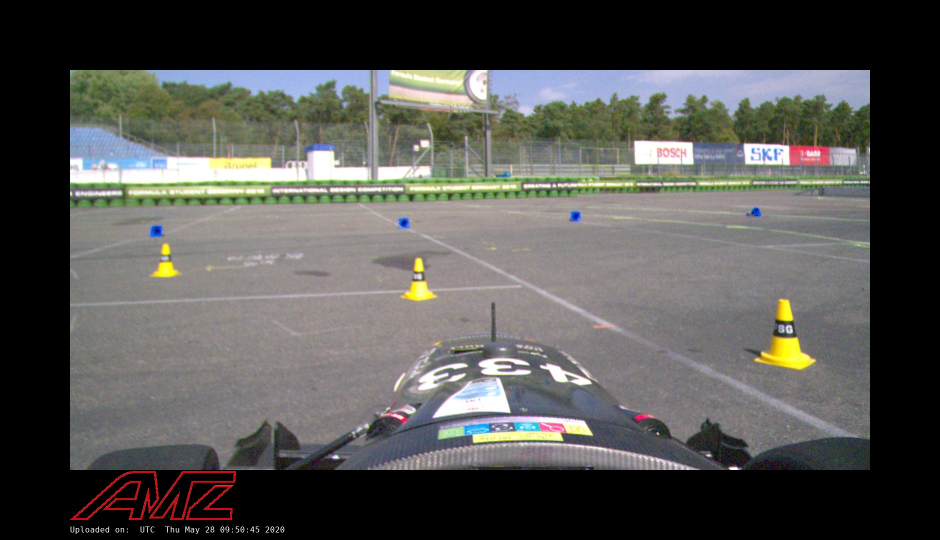
#> input picture Data/fsoco_sample/images/amz_00075.jpg, 1880 x 1080 px, found by its file name (shown at 1/2 size)
$ python color_mask_v1.py
#> lines starting #> are read from the running program, lines starting #| are printed output that depends on the picture; after the words box and inside, x2 and y2 are one past the last pixel; in counts of white or black regions, pixels touching at a corner belong together
import cv2 as cv
import numpy as np
import os

# clear terminal
os.system('cls||clear')

data_dir = r"Data\fsoco_sample"
img_name = "amz_00075.jpg"
# img_name = "ff_00258.png"

img_path = rf"{data_dir}\images\{img_name}"

img = cv.imread(img_path, cv.IMREAD_ANYCOLOR)
#> img is the input picture: shape (1080, 1880, 3); mean B, G, R 82.2, 84.9, 85.4
img_scale = cv.resize(img, (940, 540))
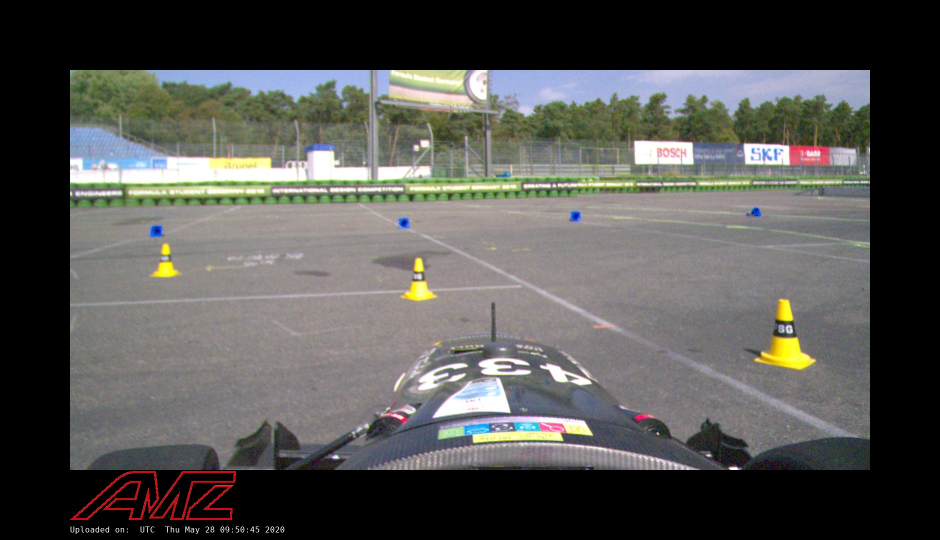
#> img_scale: shape (540, 940, 3); mean B, G, R 82.3, 85, 85.5
# convert to HSV as that's better for edge detection
hsv = cv.cvtColor(img_scale, cv.COLOR_BGR2HSV)
#> hsv: shape (540, 940, 3); mean H, S, V 50.9, 29.2, 91

#* REMINDER OpenCV uses H: 0-179, S: 0-255, V: 0-255
lower_bound = np.array([22, 95, 167])
upper_bound = np.array([50, 255, 255])
while True:
    filter = cv.inRange(hsv, lower_bound, upper_bound)
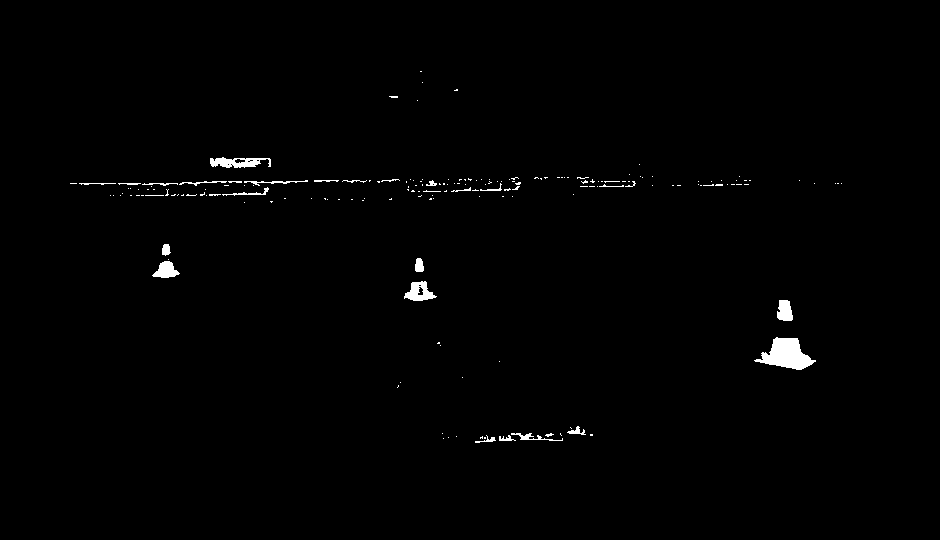
#> filter: shape (540, 940); 0.84% white; 179 white regions (153 under 20 px), largest, box (x1, y1, x2, y2) and area: (754, 337, 816, 370) 1113, (210, 157, 271, 168) 419, (404, 281, 437, 301) 370

    # use a bitwise and to look for points in our image that ONLY fall between our bounds
    masked = cv.bitwise_and(img_scale, img_scale, mask=filter)

    # Show image.
    cv.imshow("original", img_scale)
    # cv.imshow("B/W filter", filter)
    cv.imshow("Overlaid filter", masked)
    # Hold image until keypress, then delete
    cv.waitKey(0)
    cv.destroyWindow("Overlaid filter")


    os.system('cls||clear')
    print(f"previous lower was {lower_bound}")
    print(f"previous upper was {upper_bound}")
    lower_bound = []
    upper_bound = []
    for i in range(0, 3):
        inval = int(input(f"lower bound {i}: "))
        lower_bound.append(inval)
#> this loop made 3 passes; the answer given on pass 1: 3
    lower_bound = np.array(lower_bound)

    for i in range(0, 3):
        inval = int(input(f"Upper bound {i}: "))
        upper_bound.append(inval)
#> (the run stopped early here; a loop or call above may not have finished)

$ run again, with Data/fsoco_sample/images/ff_00258.png saved as Data/fsoco_sample/images/amz_00075.jpg
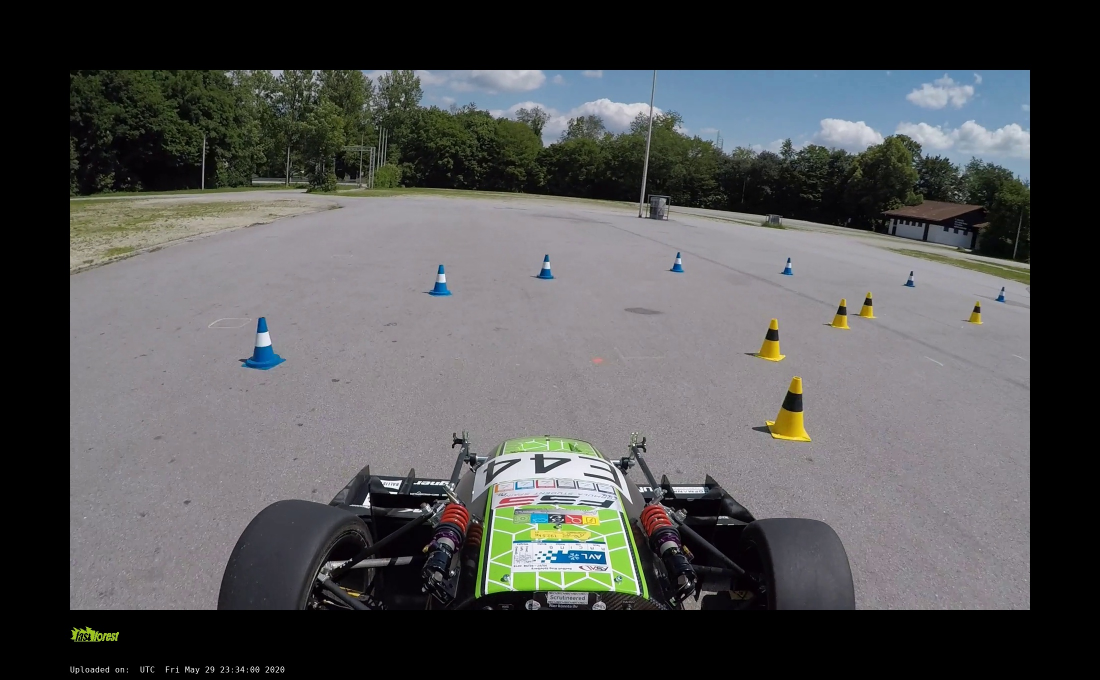
#> input picture Data/fsoco_sample/images/ff_00258.png, 2200 x 1360 px, found by its file name (shown at 1/2 size)
#> img is the input picture: shape (1360, 2200, 3); mean B, G, R 81.9, 81.7, 81
#> `img_scale = cv.resize(img, (940, 540))`:
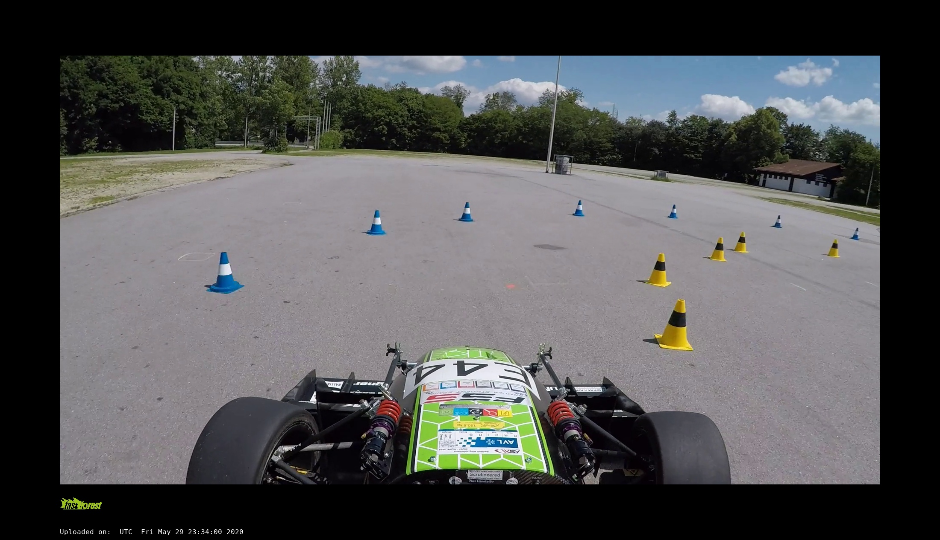
#> img_scale: shape (540, 940, 3); mean B, G, R 81.8, 81.5, 80.8
#> hsv: shape (540, 940, 3); mean H, S, V 80.8, 29.1, 86.3
#> `filter = cv.inRange(hsv, lower_bound, upper_bound)`:
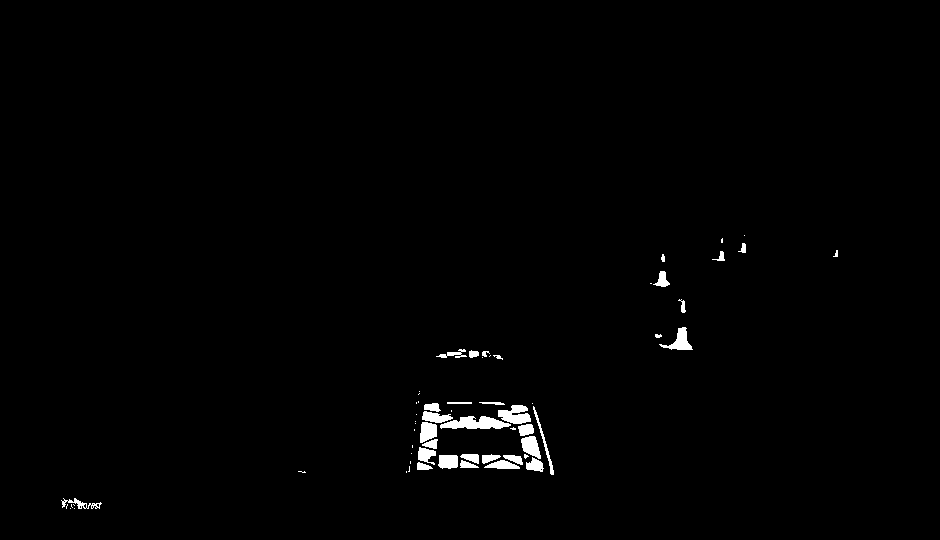
#> filter: shape (540, 940); 0.99% white; 61 white regions (28 under 20 px), largest, box (x1, y1, x2, y2) and area: (440, 416, 511, 429) 605, (498, 405, 531, 424) 418, (659, 327, 693, 350) 323
#> the loop `for i in range(0, 3):` made 3 passes; the answer given on pass 1: 3
